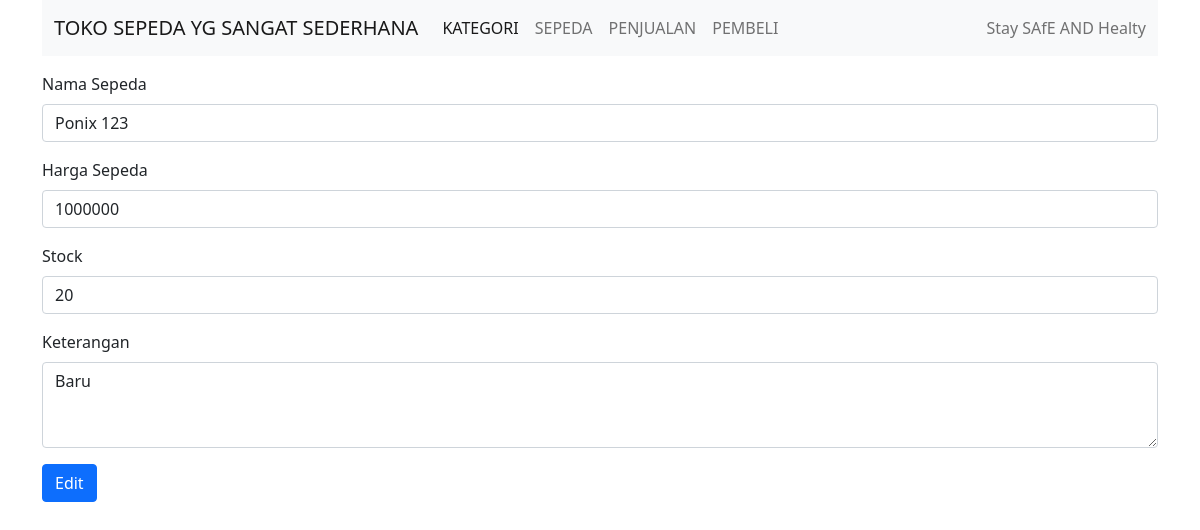
/barang/edit/21, run on the app's committed database.
### tables this page shows
CREATE TABLE `barang` (
  `barang_id` int(11) NOT NULL,
  `nama_barang` varchar(100) NOT NULL,
  `harga_barang` int(15) NOT NULL,
  `stok` int(11) NOT NULL,
  `keterangan` text NOT NULL
);

### application/controllers/Barang.php (called while the page is built, shortened)
<?php
class Barang extends CI_Controller
{
	public function __construct()
	{
		$this->load->helper('url');
		$this->load->model('BarangModel');
	}
		public function edit($barang_id)
	{
		$data['title'] = "Edit Barang";
		$data['barang'] = $this->db->get_where('barang',['barang_id'=>$barang_id])->row_array();
		$this->load->view('templates/header', $data);
		$this->load->view('barang/edit', $data);
		$this->load->view('templates/footer');
	}
}

### index.php (called while the page is built, shortened)
<?php
require_once BASEPATH.'core/CodeIgniter.php';

### application/views/barang/edit.php (the view, shortened to what this page needs)
<div class="mt-3">
  <form action="<?= base_url('barang/editbarang') ?>" method="POST">
    <div class="mb-3">
      <label for="exampleFormControlInput1" class="form-label">Nama Sepeda</label>
      <input type="text" name="nama_barang" class="form-control" id="exampleFormControlInput1" placeholder="Nama Barang" value="<?= $barang['nama_barang'] ?>">
    </div>
    <div class="mb-3">
      <label for="exampleFormControlInput1" class="form-label">Harga Sepeda</label>
      <input type="number" name="harga" class="form-control" id="exampleFormControlInput1" placeholder="Harga" value="<?= $barang['harga_barang'] ?>">
    </div>
    <div class="mb-3">
      <label for="exampleFormControlInput1" class="form-label">Stock</label>
      <input type="number" name="stok" class="form-control" id="exampleFormControlInput1" placeholder="Stock Sepeda" value="<?= $barang['stok'] ?>">
    </div>
    <div class="mb-3">
      <label for="exampleFormControlTextarea1" class="form-label">Keterangan</label>
      <textarea name="keterangan" class="form-control" id="exampleFormControlTextarea1" rows="3"><?= $barang['keterangan'] ?></textarea>
    </div>
    <div class="mb-3">
      <button type='submit' class="btn btn-primary">Edit</button>
    </div>
  </form>
</div>

### data on the page
barang: nama_barang "Ponix 123", harga "1000000", stok "20", keterangan "Baru"
